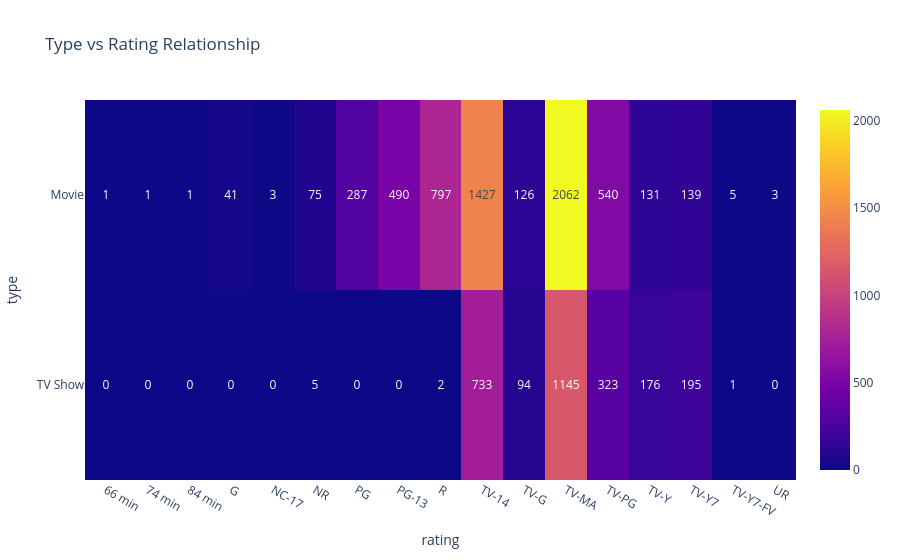

Notebook cell for this chart:
### Markdown cell above
1️⃣ Type vs Rating

### Code cell
fig = px.imshow(
    type_rating,
    text_auto=True,
    aspect="auto",
    title="Type vs Rating Relationship"
)

fig.show()

### Figure 1 — Plotly figure (JSON) as saved in the notebook; plotly's stock layout.template omitted (floating-point values rounded to 4 significant figures)
{"data": [{"coloraxis": "coloraxis", "hovertemplate": "rating: %{x}<br>type: %{y}<br>color: %{z}<extra></extra>", "name": "0", "texttemplate": "%{z}", "type": "heatmap", "x": ["66 min", "74 min", "84 min", "G", "NC-17", "NR", "PG", "PG-13", "R", "TV-14", "TV-G", "TV-MA", "TV-PG", "TV-Y", "TV-Y7", "TV-Y7-FV", "UR"], "xaxis": "x", "y": ["Movie", "TV Show"], "yaxis": "y", "z": [[1, 1, 1, 41, 3, 75, 287, 490, 797, 1427, 126, 2062, 540, 131, 139, 5, 3], [0, 0, 0, 0, 0, 5, 0, 0, 2, 733, 94, 1145, 323, 176, 195, 1, 0]]}], "layout": {"coloraxis": {"colorscale": [[0, "#0d0887"], [0.1111, "#46039f"], [0.2222, "#7201a8"], [0.3333, "#9c179e"], [0.4444, "#bd3786"], [0.5556, "#d8576b"], [0.6667, "#ed7953"], [0.7778, "#fb9f3a"], [0.8889, "#fdca26"], [1, "#f0f921"]]}, "title": {"text": "Type vs Rating Relationship"}, "xaxis": {"anchor": "y", "domain": [0, 1], "title": {"text": "rating"}}, "yaxis": {"anchor": "x", "autorange": "reversed", "domain": [0, 1], "title": {"text": "type"}}}}
